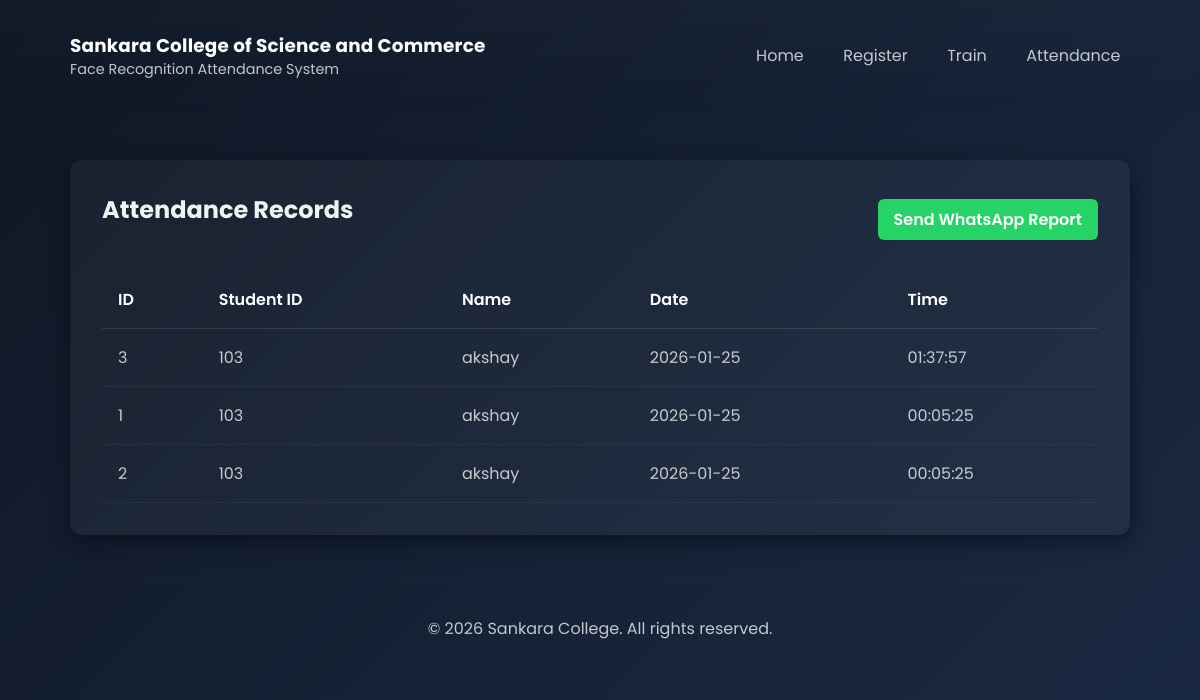
The page /attendance on the database as committed earlier.
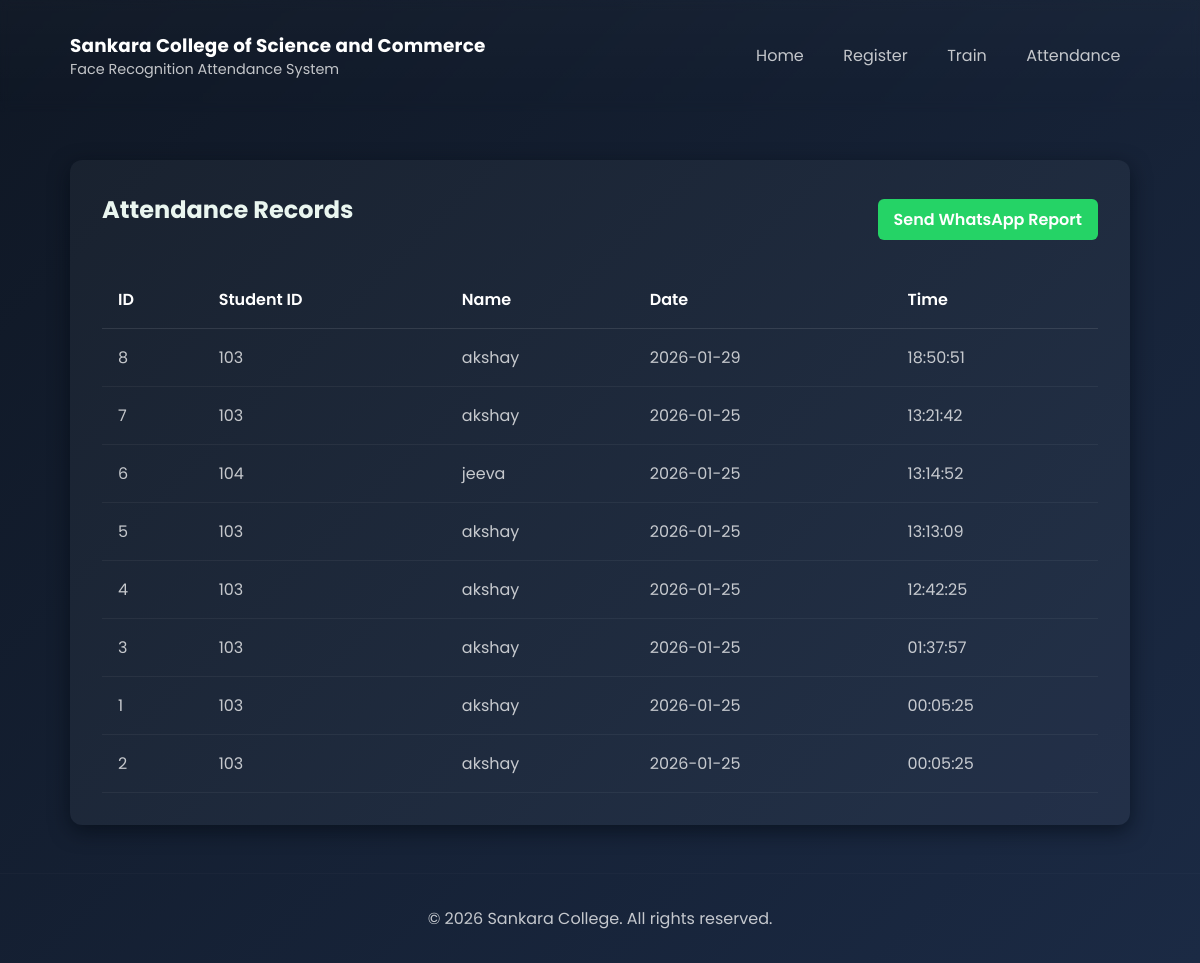
The same page on the database as committed later.
### tables this page shows
CREATE TABLE attendance (
            id INTEGER PRIMARY KEY AUTOINCREMENT,
            student_id TEXT NOT NULL,
            name TEXT NOT NULL,
            date TEXT NOT NULL,
            time TEXT NOT NULL
        );

### app.py (the view)
@app.route('/attendance')
def attendance():
    records = get_attendance_records()
    return render_template('attendance.html', records=records)

### database.py (called while the page is built)
def get_attendance_records():
    conn = sqlite3.connect(DB_PATH)
    cursor = conn.cursor()
    cursor.execute("SELECT * FROM attendance ORDER BY date DESC, time DESC")
    records = cursor.fetchall()
    conn.close()
    return records

### templates/attendance.html (shortened to what this page needs)
<!DOCTYPE html>
<html lang="en">
<head>
</head>
<body>
    <header class="site-header">
        <div class="container header-inner">
            <div class="brand">
                <h1 class="college">Sankara College of Science and Commerce</h1>
                <p class="tag">Face Recognition Attendance System</p>
            </div>
            <nav class="nav">
                <a href="{{ url_for('index') }}">Home</a>
                <a href="{{ url_for('register') }}">Register</a>
                <a href="{{ url_for('train') }}">Train</a>
                <a href="{{ url_for('attendance') }}">Attendance</a>
            </nav>
        </div>
    </header>
    <div class="container">
        <div class="card">
            <div style="display: flex; justify-content: space-between; align-items: center; margin-bottom: 1rem;">
                <h2>Attendance Records</h2>
                <a href="{{ url_for('send_report') }}" class="btn-whatsapp" style="text-decoration: none; background: #25D366; color: white; padding: 0.5rem 1rem; border-radius: 6px; font-weight: 600;">Send WhatsApp Report</a>
            </div>
            <table>
                <thead>
                    <tr>
                        <th>ID</th>
                        <th>Student ID</th>
                        <th>Name</th>
                        <th>Date</th>
                        <th>Time</th>
                    </tr>
                </thead>
                <tbody>
                    {% for record in records %}
                    <tr>
                        <td>{{ record[0] }}</td>
                        <td>{{ record[1] }}</td>
                        <td>{{ record[2] }}</td>
                        <td>{{ record[3] }}</td>
                        <td>{{ record[4] }}</td>
                    </tr>
                    {% else %}
                    <tr>
                        <td colspan="5" style="text-align: center; padding: 2rem;">No attendance records found.</td>
                    </tr>
                    {% endfor %}
                </tbody>
            </table>
        </div>
    </div>
    <footer class="site-footer">
        <div class="container">
            &copy; 2026 Sankara College. All rights reserved.
        </div>
    </footer>
</body>
</html>

### templates/attendance.html (style rules this page uses)
:root { --bg-1:#0f1724; --bg-2:#1b2a44; --accent:#3be3b0; --muted:hsla(0,0%,100%,0.75); --card: rgba(255,255,255,0.04); }
* { box-sizing:border-box }
body { margin:0; font-family: 'Poppins', system-ui, -apple-system, 'Segoe UI', Roboto, Arial; background: linear-gradient(135deg,var(--bg-1),var(--bg-2)); color:#eaf6f0; -webkit-font-smoothing:antialiased; min-height: 100vh; }
.container { max-width:1100px;margin:0 auto;padding:1rem 1.25rem }
.site-header { padding:1rem 0;background:linear-gradient(180deg, rgba(255,255,255,0.02), transparent);backdrop-filter:blur(4px) }
.header-inner { display:flex;align-items:center;justify-content:space-between }
.brand .college { margin:0;font-size:1.15rem;font-weight:700;letter-spacing:0.2px; color: #fff; }
.brand .tag { margin:0;color:var(--muted);font-size:0.9rem }
.nav a { color:var(--muted);text-decoration:none;margin-left:1rem;padding:0.4rem 0.6rem;border-radius:6px;transition:all .18s }
.card { background:var(--card);padding:2rem;border-radius:12px;box-shadow:0 6px 20px rgba(3,10,18,0.6); margin-top: 2rem; }
h2 { margin-top: 0; }
table { width: 100%; border-collapse: collapse; margin-top: 1.5rem; color: var(--muted); }
th, td { padding: 1rem; text-align: left; border-bottom: 1px solid rgba(255, 255, 255, 0.05); }
th { color: #fff; font-weight: 600; border-bottom: 1px solid rgba(255, 255, 255, 0.1); }
.site-footer { padding:1rem 0;text-align:center;color:var(--muted);border-top:1px solid rgba(255,255,255,0.02);margin-top:2rem }

Rows that differ between the two databases and show on the page:
added attendance: id "8", student "103", name "akshay", date "2026-01-29", time "18:50:51"
added attendance: id "7", student "103", name "akshay", date "2026-01-25", time "13:21:42"
added attendance: id "6", student "104", name "jeeva", date "2026-01-25", time "13:14:52"
added attendance: id "5", student "103", name "akshay", date "2026-01-25", time "13:13:09"
added attendance: id "4", student "103", name "akshay", date "2026-01-25", time "12:42:25"
